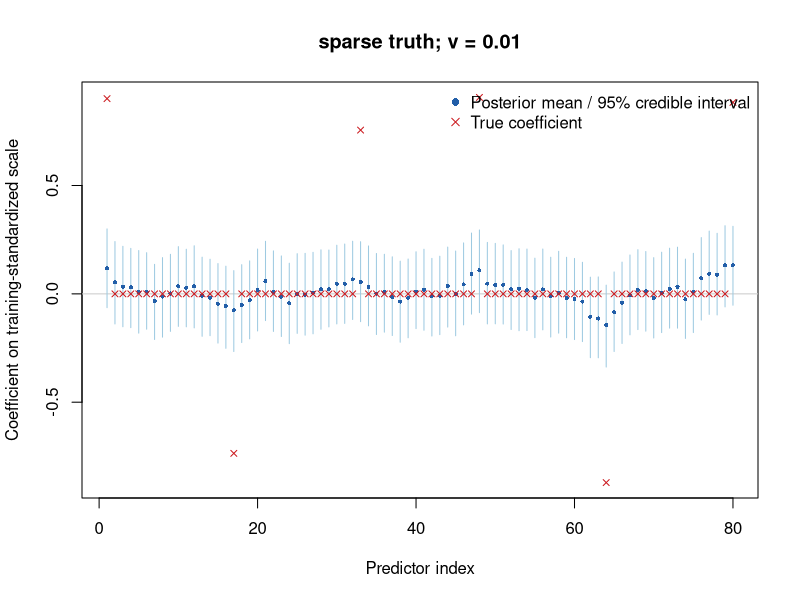
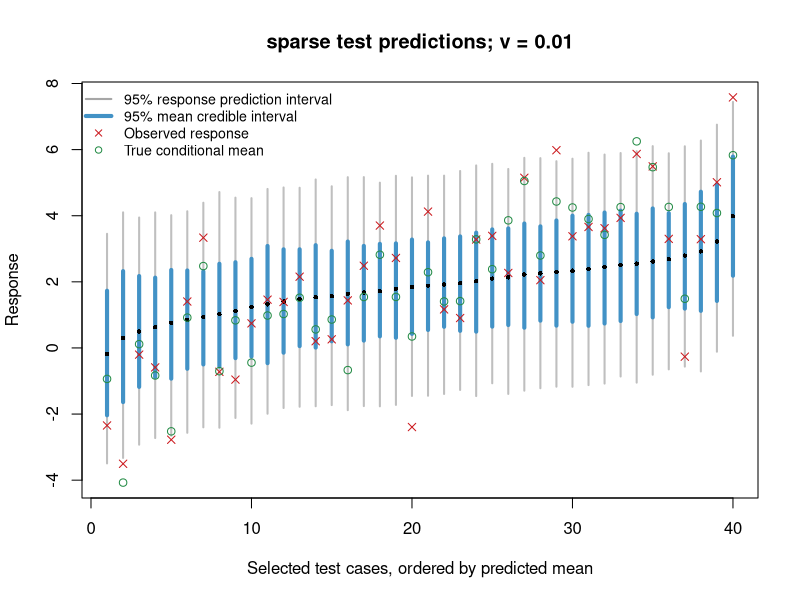
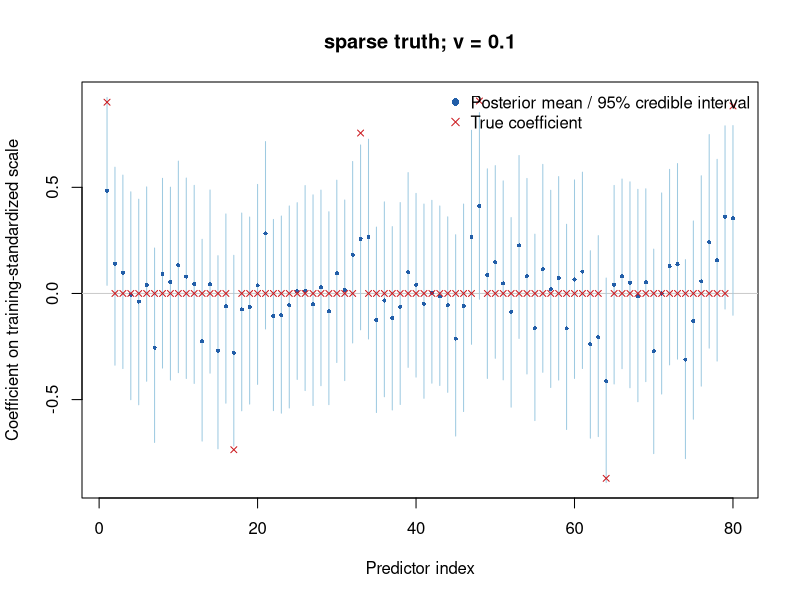
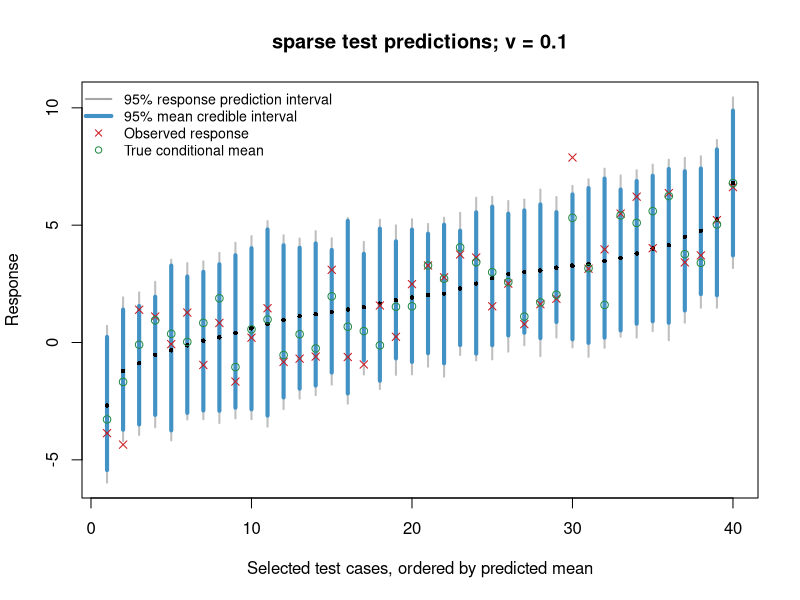
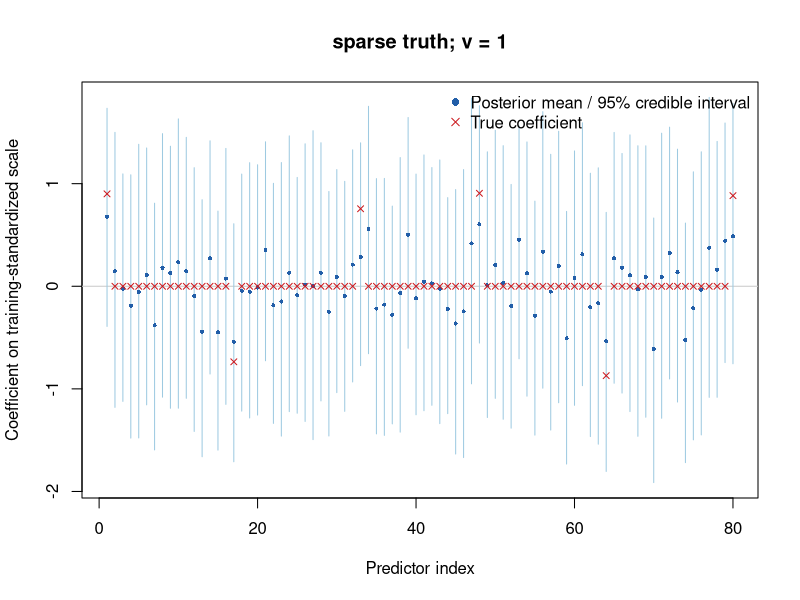
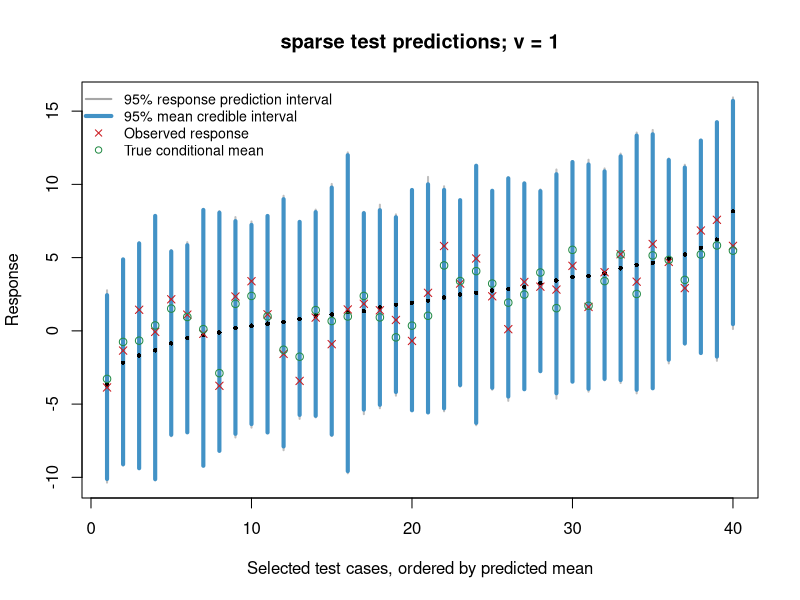
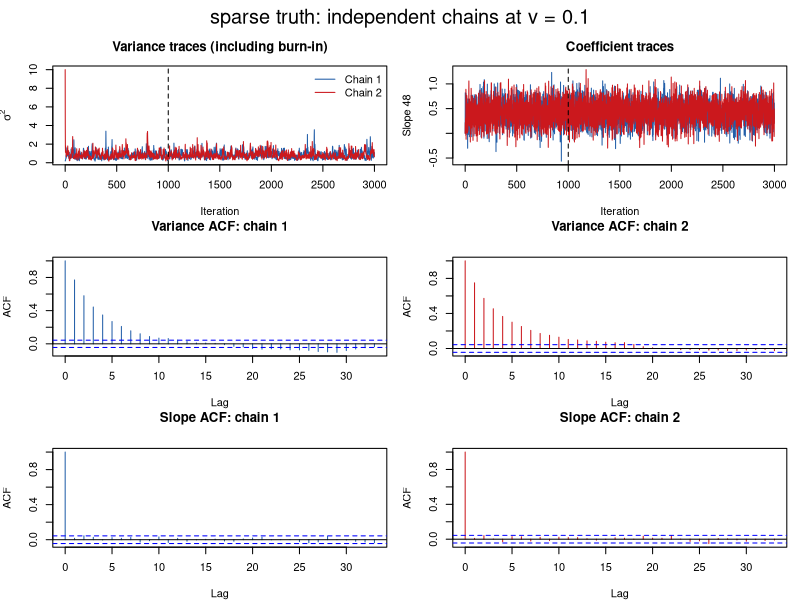
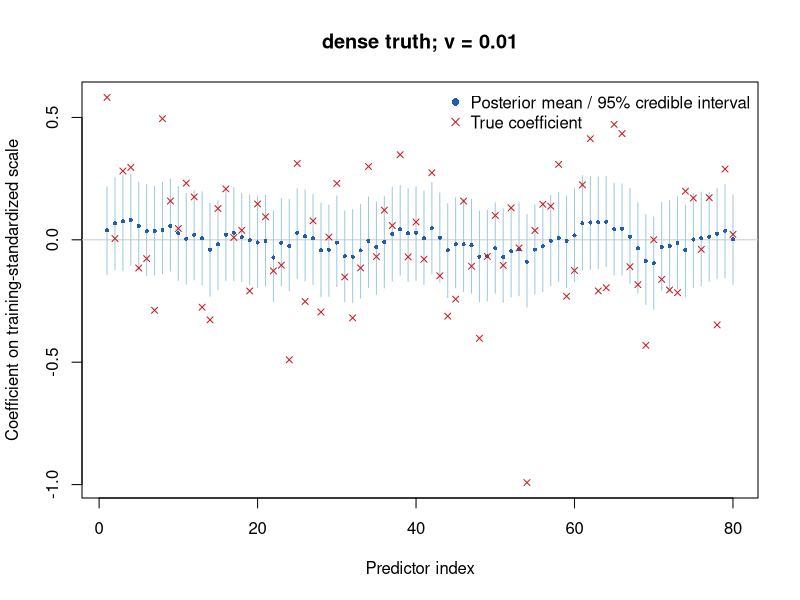

The R script that drew these images, in order: (Note: this script raises an error after producing the figures.)
## ---- chunk 1
ridge_gibbs <- function(X, y, v, n_iter = 3000L, burn = 1000L,
                        a0 = 2, b0 = 1, initial_s2 = 1, seed = NULL) {
  X <- as.matrix(X)
  y <- as.numeric(y)
  validate_gibbs_inputs(X, y, v, n_iter, burn, a0, b0, initial_s2)
  if (!is.null(seed)) set.seed(seed)
  n <- nrow(X)
  p <- ncol(X)
  Z <- cbind("(Intercept)" = 1, X)
  q <- ncol(Z)
  G <- crossprod(Z)
  h <- drop(crossprod(Z, y))

  P <- diag(c(0, rep(1 / v, p)))
  require_completed(P, "prior precision")
  stopifnot(is.matrix(P), all(dim(P) == c(q, q)))

  theta <- c(mean(y), rep(0, p))
  s2 <- initial_s2
  theta_trace <- matrix(NA_real_, n_iter + 1L, q)
  sigma2_trace <- numeric(n_iter + 1L)
  theta_trace[1, ] <- theta
  sigma2_trace[1] <- s2
  colnames(theta_trace) <- colnames(Z)
  for (iteration in seq_len(n_iter)) {
    A <- G / s2 + P
    h_cond <- h / s2
    require_completed(A, "conditional precision")
    require_completed(h_cond, "conditional mean numerator")
    stopifnot(is.matrix(A), all(dim(A) == c(q, q)), length(h_cond) == q)
    theta <- draw_from_precision(A, h_cond)
    rss <- sum((y - drop(Z %*% theta))^2)
    shape <- a0 + n / 2
    rate <- b0 + rss / 2
    require_completed(shape, "variance shape")
    require_completed(rate, "variance rate")
    stopifnot(length(shape) == 1L, shape > 0, length(rate) == 1L, rate > 0)
    s2 <- 1 / rgamma(1, shape = shape, rate = rate)
    theta_trace[iteration + 1L, ] <- theta
    sigma2_trace[iteration + 1L] <- s2
  }
  retained <- seq.int(burn + 2L, n_iter + 1L)
  list(theta = theta_trace[retained, , drop = FALSE],
       sigma2 = sigma2_trace[retained], theta_trace = theta_trace,
       sigma2_trace = sigma2_trace,
       settings = list(v = v, a0 = a0, b0 = b0, n_iter = n_iter,
                       burn = burn, thinning = 1L, initial_s2 = initial_s2,
                       seed = seed))
}
## ---- chunk 2
simulate_lab_data <- function(n_train = 50L, n_test = 300L, p = 80L,
                              rho = 0.7, signal_variance = 4,
                              sigma = 1, intercept = 2, seed = 704L) {
  stopifnot(n_train >= 3, n_test >= 1, p >= 6, abs(rho) < 1,
            signal_variance > 0, sigma > 0)
  set.seed(seed)
  Sigma <- rho^abs(outer(seq_len(p), seq_len(p), "-"))
  X <- matrix(rnorm((n_train + n_test) * p), ncol = p) %*% chol(Sigma)
  colnames(X) <- paste0("x", seq_len(p))
  sparse <- numeric(p)
  active <- as.integer(round(seq(1, p, length.out = 6)))
  sparse[active] <- c(1, -1, 1, 1, -1, 1)
  dense <- rnorm(p)
  match_energy <- function(b) {
    b * sqrt(signal_variance / drop(crossprod(b, Sigma %*% b)))
  }
  beta <- list(sparse = match_energy(sparse), dense = match_energy(dense))
  # The paired scenarios share their predictors AND their noise realization.
  noise <- rnorm(nrow(X), sd = sigma)
  mu <- lapply(beta, function(b) intercept + drop(X %*% b))
  y <- lapply(mu, function(m) m + noise)
  train <- seq_len(n_train)
  test <- seq.int(n_train + 1L, nrow(X))
  list(X_train = X[train, , drop = FALSE],
       X_test = X[test, , drop = FALSE],
       y_train = lapply(y, function(z) z[train]),
       y_test = lapply(y, function(z) z[test]),
       mu_test = lapply(mu, function(z) z[test]), beta = beta,
       Sigma = Sigma, noise_train = noise[train], noise_test = noise[test],
       intercept = intercept, sigma = sigma,
       signal_variance = signal_variance, seed = seed)
}

standardize_training <- function(X) {
  X <- as.matrix(X)
  stopifnot(is.numeric(X), nrow(X) >= 2, ncol(X) >= 1,
            all(is.finite(X)))
  center <- colMeans(X)
  scale <- apply(X, 2, sd)
  if (any(!is.finite(scale) | scale <= 0)) {
    stop("Remove constant training predictors before running this lab.")
  }
  list(X = sweep(sweep(X, 2, center, "-"), 2, scale, "/"),
       center = center, scale = scale)
}

standardize_new <- function(X, preparation) {
  X <- as.matrix(X)
  stopifnot(is.numeric(X), ncol(X) == length(preparation$center),
            all(is.finite(X)))
  sweep(sweep(X, 2, preparation$center, "-"),
        2, preparation$scale, "/")
}

validate_gibbs_inputs <- function(X, y, v, n_iter, burn, a0, b0, initial_s2) {
  stopifnot(is.matrix(X), is.numeric(X), nrow(X) >= 2, ncol(X) >= 1,
            length(y) == nrow(X), all(is.finite(X)), all(is.finite(y)))
  positive_scalar <- function(z) {
    is.numeric(z) && length(z) == 1L && is.finite(z) && z > 0
  }
  stopifnot(positive_scalar(v), positive_scalar(a0), positive_scalar(b0),
            positive_scalar(initial_s2),
            length(n_iter) == 1L, is.finite(n_iter),
            n_iter == as.integer(n_iter),
            length(burn) == 1L, is.finite(burn), burn == as.integer(burn),
            burn >= 0, n_iter > burn)
  invisible(TRUE)
}

require_completed <- function(value, expression_name) {
  if (anyNA(value) || any(!is.finite(value))) {
    stop(paste0("The ", expression_name,
                " expression is not completed. Replace its NA_real_ placeholder."),
         call. = FALSE)
  }
  invisible(TRUE)
}

draw_from_precision <- function(A, h) {
  # For an upper triangular R, chol(A) returns R with t(R) %*% R = A.
  # Triangular solves give the mean and a normal draw without a matrix inverse.
  R <- chol(A)
  posterior_mean <- backsolve(R, forwardsolve(t(R), h))
  drop(posterior_mean + backsolve(R, rnorm(length(h))))
}

posterior_predictions <- function(fit, X_new, level = 0.95, seed = NULL) {
  X_new <- as.matrix(X_new)
  stopifnot(is.numeric(X_new), nrow(X_new) > 0,
            ncol(X_new) + 1L == ncol(fit$theta),
            all(is.finite(X_new)), level > 0, level < 1,
            length(fit$sigma2) == nrow(fit$theta),
            all(is.finite(fit$sigma2)), all(fit$sigma2 > 0))
  if (!is.null(seed)) set.seed(seed)
  Z_new <- cbind(1, X_new)
  mean_draws <- fit$theta %*% t(Z_new)
  errors <- matrix(rnorm(length(mean_draws)), nrow = nrow(mean_draws))
  response_draws <- mean_draws + sweep(errors, 1, sqrt(fit$sigma2), "*")
  tail_probability <- (1 - level) / 2
  probabilities <- c(tail_probability, 1 - tail_probability)
  mean_bounds <- apply(mean_draws, 2, quantile,
                       probs = probabilities, names = FALSE)
  response_bounds <- apply(response_draws, 2, quantile,
                           probs = probabilities, names = FALSE)
  data.frame(mean = colMeans(mean_draws),
             mean_lower = mean_bounds[1, ], mean_upper = mean_bounds[2, ],
             prediction_lower = response_bounds[1, ],
             prediction_upper = response_bounds[2, ])
}

original_scale_draws <- function(fit, preparation) {
  beta <- sweep(fit$theta[, -1, drop = FALSE], 2, preparation$scale, "/")
  intercept <- fit$theta[, 1] - drop(beta %*% preparation$center)
  cbind("(Intercept)" = intercept, beta)
}

batch_mcse <- function(z, batch_size = 50L) {
  n_batches <- length(z) %/% batch_size
  if (n_batches < 2L) return(NA_real_)
  means <- colMeans(matrix(z[seq_len(n_batches * batch_size)],
                           nrow = batch_size))
  sqrt(var(means) / n_batches)
}

chain_diagnostics <- function(first, second, scenario, slope_index) {
  fits <- list(first = first, second = second)
  out <- list()
  for (chain in names(fits)) {
    fit <- fits[[chain]]
    quantities <- list(sigma2 = fit$sigma2,
                       slope = fit$theta[, slope_index + 1L])
    for (quantity in names(quantities)) {
      z <- quantities[[quantity]]
      out[[length(out) + 1L]] <- data.frame(
        scenario = scenario, chain = chain, quantity = quantity,
        slope_index = if (quantity == "slope") slope_index else NA_integer_,
        mean = mean(z), sd = sd(z), mcse_batch = batch_mcse(z),
        lag1_acf = if (sd(z) > 0) as.numeric(acf(z, lag.max = 1,
                                      plot = FALSE)$acf[2]) else NA_real_)
    }
  }
  do.call(rbind, out)
}

fit_metrics <- function(fit, prediction, X_train, y_train, y_test,
                        beta_truth, scenario, v) {
  mean_theta <- colMeans(fit$theta)
  beta_mean <- mean_theta[-1]
  training_mean <- drop(cbind(1, X_train) %*% mean_theta)
  data.frame(scenario = scenario, method = "Bayesian ridge", v = v,
             status = "available",
             beta_rmse_standardized = sqrt(mean((beta_mean - beta_truth)^2)),
             slope_norm = sqrt(sum(beta_mean^2)),
             training_rmse = sqrt(mean((y_train - training_mean)^2)),
             test_rmse = sqrt(mean((y_test - prediction$mean)^2)),
             prediction_coverage = mean(y_test >= prediction$prediction_lower &
                                          y_test <= prediction$prediction_upper),
             prediction_width = mean(prediction$prediction_upper -
                                       prediction$prediction_lower),
             mean_ci_response_containment = mean(y_test >= prediction$mean_lower &
                                                   y_test <= prediction$mean_upper),
             sigma2_mean = mean(fit$sigma2))
}

baseline_metrics <- function(X_train, X_test, y_train, y_test,
                             beta_truth, scenario) {
  empty_row <- function(method, status) {
    data.frame(scenario = scenario, method = method, v = NA_real_, status = status,
      beta_rmse_standardized = NA_real_, slope_norm = NA_real_,
      training_rmse = NA_real_, test_rmse = NA_real_,
      prediction_coverage = NA_real_, prediction_width = NA_real_,
      mean_ci_response_containment = NA_real_, sigma2_mean = NA_real_)
  }
  intercept <- empty_row("Intercept only", "point prediction baseline")
  intercept$beta_rmse_standardized <- sqrt(mean(beta_truth^2))
  intercept$slope_norm <- 0
  intercept$training_rmse <- sqrt(mean((y_train - mean(y_train))^2))
  intercept$test_rmse <- sqrt(mean((y_test - mean(y_train))^2))
  Z <- cbind(1, X_train)
  qr_Z <- qr(Z)
  if (qr_Z$rank < ncol(Z)) {
    ols <- empty_row("OLS", "coefficients not uniquely identifiable")
  } else {
    ols <- empty_row("OLS", "unique coefficients; point predictions only")
    coefficients <- qr.coef(qr_Z, y_train)
    ols$beta_rmse_standardized <- sqrt(mean((coefficients[-1] - beta_truth)^2))
    ols$slope_norm <- sqrt(sum(coefficients[-1]^2))
    ols$training_rmse <- sqrt(mean((y_train - drop(Z %*% coefficients))^2))
    ols$test_rmse <- sqrt(mean((y_test -
                               drop(cbind(1, X_test) %*% coefficients))^2))
  }
  rbind(intercept, ols)
}

plot_coefficient_intervals <- function(fit, truth, title, filename) {
  slopes <- fit$theta[, -1, drop = FALSE]
  bounds <- apply(slopes, 2, quantile, probs = c(0.025, 0.975))
  png(filename, width = 1400, height = 800, res = 130)
  on.exit(dev.off())
  plot(seq_along(truth), colMeans(slopes),
       ylim = range(bounds, truth), pch = 16, cex = 0.55,
       col = "#225ea8", xlab = "Predictor index",
       ylab = "Coefficient on training-standardized scale", main = title)
  abline(h = 0, col = "grey80")
  segments(seq_along(truth), bounds[1, ], seq_along(truth), bounds[2, ],
           col = "#9ecae1")
  points(seq_along(truth), colMeans(slopes), pch = 16, cex = 0.55,
         col = "#225ea8")
  points(seq_along(truth), truth, pch = 4, col = "#cb181d", cex = 0.8)
  legend("topright", c("Posterior mean / 95% credible interval", "True coefficient"),
         pch = c(16, 4), col = c("#225ea8", "#cb181d"), bty = "n")
}

plot_prediction_intervals <- function(prediction, y_test, mu_true, title, filename) {
  order_mean <- order(prediction$mean)
  positions <- unique(as.integer(round(seq(1, length(order_mean),
                                          length.out = min(40, length(order_mean))))))
  chosen <- order_mean[positions]
  d <- prediction[chosen, ]
  at <- seq_along(chosen)
  png(filename, width = 1400, height = 850, res = 130)
  on.exit(dev.off())
  plot(at, d$mean, ylim = range(d$prediction_lower, d$prediction_upper,
                               y_test[chosen], mu_true[chosen]),
       type = "n", xlab = "Selected test cases, ordered by predicted mean",
       ylab = "Response", main = title)
  segments(at, d$prediction_lower, at, d$prediction_upper,
           col = "grey75", lwd = 2)
  segments(at, d$mean_lower, at, d$mean_upper, col = "#4292c6", lwd = 4)
  points(at, d$mean, pch = 16, cex = 0.6)
  points(at, y_test[chosen], pch = 4, col = "#cb181d")
  points(at, mu_true[chosen], pch = 1, col = "#238b45")
  legend("topleft", c("95% response prediction interval", "95% mean credible interval",
                       "Observed response", "True conditional mean"),
         col = c("grey65", "#4292c6", "#cb181d", "#238b45"),
         lty = c(1, 1, NA, NA), lwd = c(2, 4, NA, NA),
         pch = c(NA, NA, 4, 1), bty = "n", cex = 0.85)
}

plot_chain_diagnostics <- function(first, second, slope_index, title, filename) {
  png(filename, width = 1500, height = 1400, res = 130)
  on.exit(dev.off())
  par(mfrow = c(3, 2), mar = c(4, 4, 3, 1), oma = c(0, 0, 2, 0))
  colors <- c("#225ea8", "#cb181d")
  iterations <- seq.int(0, first$settings$n_iter)
  matplot(iterations, cbind(first$sigma2_trace, second$sigma2_trace),
          type = "l", lty = 1, col = colors, xlab = "Iteration",
          ylab = expression(sigma^2), main = "Variance traces (including burn-in)")
  abline(v = first$settings$burn, lty = 2)
  legend("topright", c("Chain 1", "Chain 2"), col = colors, lty = 1, bty = "n")
  matplot(iterations, cbind(first$theta_trace[, slope_index + 1L],
                            second$theta_trace[, slope_index + 1L]),
          type = "l", lty = 1, col = colors, xlab = "Iteration",
          ylab = paste0("Slope ", slope_index), main = "Coefficient traces")
  abline(v = first$settings$burn, lty = 2)
  acf(first$sigma2, main = "Variance ACF: chain 1", col = colors[1])
  acf(second$sigma2, main = "Variance ACF: chain 2", col = colors[2])
  acf(first$theta[, slope_index + 1L], main = "Slope ACF: chain 1", col = colors[1])
  acf(second$theta[, slope_index + 1L], main = "Slope ACF: chain 2", col = colors[2])
  mtext(title, outer = TRUE, cex = 1.2)
}

run_lab_experiment <- function(fit_function, output_dir = "lab_output",
                               data = simulate_lab_data(),
                               v_values = c(0.01, 0.1, 1),
                               n_iter = 3000L, burn = 1000L,
                               mcmc_seed = 1900L, make_plots = TRUE) {
  stopifnot(is.function(fit_function), all(is.finite(v_values)), all(v_values > 0),
            any(abs(v_values - 0.1) < 1e-12))
  dir.create(output_dir, recursive = TRUE, showWarnings = FALSE)
  preparation <- standardize_training(data$X_train)
  X_train <- preparation$X
  X_test <- standardize_new(data$X_test, preparation)
  results <- list()
  metrics <- list()
  diagnostics <- list()
  for (i in seq_along(data$beta)) {
    scenario <- names(data$beta)[i]
    beta_truth <- data$beta[[scenario]] * preparation$scale
    y_train <- data$y_train[[scenario]]
    y_test <- data$y_test[[scenario]]
    metrics[[length(metrics) + 1L]] <- baseline_metrics(
      X_train, X_test, y_train, y_test, beta_truth, scenario)
    scenario_fits <- list()
    for (j in seq_along(v_values)) {
      v <- v_values[j]
      label <- paste0("v", gsub("\\.", "p", format(v, scientific = FALSE, trim = TRUE)))
      message("Fitting ", scenario, ", v = ", v)
      seed <- mcmc_seed + 100L * i + j
      fit <- fit_function(X_train, y_train, v = v,
                          n_iter = n_iter, burn = burn,
                          initial_s2 = 0.2, seed = seed)
      prediction <- posterior_predictions(fit, X_test, seed = seed + 10000L)
      metrics[[length(metrics) + 1L]] <- fit_metrics(
        fit, prediction, X_train, y_train, y_test, beta_truth, scenario, v)
      scenario_fits[[label]] <- list(v = v, fit = fit, prediction = prediction)
      if (make_plots) {
        plot_coefficient_intervals(fit, beta_truth,
          paste(scenario, "truth; v =", v),
          file.path(output_dir, paste0("coefficients_", scenario, "_", label, ".png")))
        plot_prediction_intervals(prediction, y_test, data$mu_test[[scenario]],
          paste(scenario, "test predictions; v =", v),
          file.path(output_dir, paste0("predictions_", scenario, "_", label, ".png")))
      }
    }
    main_position <- which(abs(v_values - 0.1) < 1e-12)[1]
    first <- scenario_fits[[main_position]]$fit
    second <- fit_function(X_train, y_train, v = 0.1,
                            n_iter = n_iter, burn = burn,
                            initial_s2 = 10,
                            seed = mcmc_seed + 5000L + i)
    slope_index <- which.max(abs(beta_truth))
    diagnostics[[scenario]] <- chain_diagnostics(first, second, scenario, slope_index)
    if (make_plots) {
      plot_chain_diagnostics(first, second, slope_index,
        paste(scenario, "truth: independent chains at v = 0.1"),
        file.path(output_dir, paste0("diagnostics_", scenario, ".png")))
    }
    results[[scenario]] <- list(fits = scenario_fits, second_chain = second,
                                beta_truth_standardized = beta_truth,
                                diagnostic_slope_index = slope_index)
  }
  metrics <- do.call(rbind, metrics)
  rownames(metrics) <- NULL
  diagnostics <- do.call(rbind, diagnostics)
  rownames(diagnostics) <- NULL
  write.csv(metrics, file.path(output_dir, "metrics.csv"), row.names = FALSE)
  write.csv(diagnostics, file.path(output_dir, "chain_diagnostics.csv"), row.names = FALSE)
  output <- list(data = data, preparation = preparation, cases = results,
                 metrics = metrics, diagnostics = diagnostics,
                 settings = list(v_values = v_values, n_iter = n_iter,
                                 burn = burn, thinning = 1L, mcmc_seed = mcmc_seed))
  saveRDS(output, file.path(output_dir, "fits.rds"))
  message("Saved fits, metrics, and plots in: ", normalizePath(output_dir))
  message("Mean-CI response containment is a teaching comparison, not prediction coverage.")
  invisible(output)
}

## ---- chunk 3
#| output: false
lab_result <- run_lab_experiment(
  fit_function = ridge_gibbs,
  output_dir = "lab_output",
  data = simulate_lab_data(n_train = 50, n_test = 300, p = 80,
                           rho = 0.7, signal_variance = 4, seed = 704),
  v_values = c(0.01, 0.1, 1), n_iter = 3000, burn = 1000)
## ---- chunk 4
#| echo: true
d <- lab_result$data
prep <- lab_result$preparation
Z <- cbind(1, prep$X)
dim(Z)
qr(Z)$rank  
## ---- chunk 5
prep <- lab_result$preparation
X_std <- prep$X
X_test_std <- standardize_new(lab_result$data$X_test, prep)

# Training columns
range(colMeans(X_std))
range(apply(X_std, 2, sd))

# Test columns, standardized with the training center and scale
range(colMeans(X_test_std))
range(apply(X_test_std, 2, sd))
## ---- chunk 6
print(lab_result$diagnostics, digits = 3, row.names = FALSE)
## ---- chunk 7
m <- lab_result$metrics
m <- m[m$method != "OLS", ]
tab <- data.frame(
  Scenario = m$scenario,
  Model = ifelse(m$method == "Intercept only", "Intercept only",
                 paste0("Ridge, v = ", m$v)),
  "Coef RMSE" = m$beta_rmse_standardized,
  "Slope norm" = m$slope_norm,
  "Train RMSE" = m$training_rmse,
  "Test RMSE" = m$test_rmse,
  "PI coverage" = m$prediction_coverage,
  "PI width" = m$prediction_width,
  "Mean-CI containment" = m$mean_ci_response_containment,
  "Mean sigma2" = m$sigma2_mean,
  check.names = FALSE)
options(knitr.kable.NA = "–")
knitr::kable(tab, digits = 3, row.names = FALSE,
             caption = "Sparse vs dense comparison (true slope norms: sparse 2.07, dense 2.30; true sigma2 = 1)")
## ---- chunk 8
for (s in c("sparse", "dense")) {
  fit <- lab_result$cases[[s]]$fits$v0p1$fit
  b <- fit$theta[, -1]
  pm <- colMeans(b)
  ci <- apply(b, 2, quantile, c(0.025, 0.975))
  cat(s,
      "| exact zeros in draws:", sum(b == 0),
      "| smallest |posterior mean|:", signif(min(abs(pm)), 3),
      "| CIs containing 0:", sum(ci[1, ] < 0 & ci[2, ] > 0), "of 80\n")
}
## ---- chunk 9
b_all <- lab_result$cases$sparse$fits
X_std <- lab_result$preparation$X
a <- 80; nb <- 79
cor(X_std[, a], X_std[, nb])
lab_result$cases$sparse$beta_truth_standardized[c(nb, a)]

for (lab in names(b_all)) {
  b <- b_all[[lab]]$fit$theta[, -1]
  cat(lab,
      "| beta80:", round(mean(b[, a]), 2), round(quantile(b[, a], c(.025, .975)), 2),
      "| beta79:", round(mean(b[, nb]), 2), round(quantile(b[, nb], c(.025, .975)), 2),
      "| sum mean:", round(mean(b[, a] + b[, nb]), 2),
      "| sd sum:", round(sd(b[, a] + b[, nb]), 2),
      "| sd diff:", round(sd(b[, a] - b[, nb]), 2),
      "| post cor:", round(cor(b[, a], b[, nb]), 2), "\n")
}
## ---- chunk 10
#| echo: false
#| out-width: "100%"
knitr::include_graphics("lab_output/coefficients_sparse_v0p1.png")
## ---- chunk 11
#| echo: false
#| out-width: "100%"
knitr::include_graphics("lab_output/predictions_sparse_v0p1.png")
